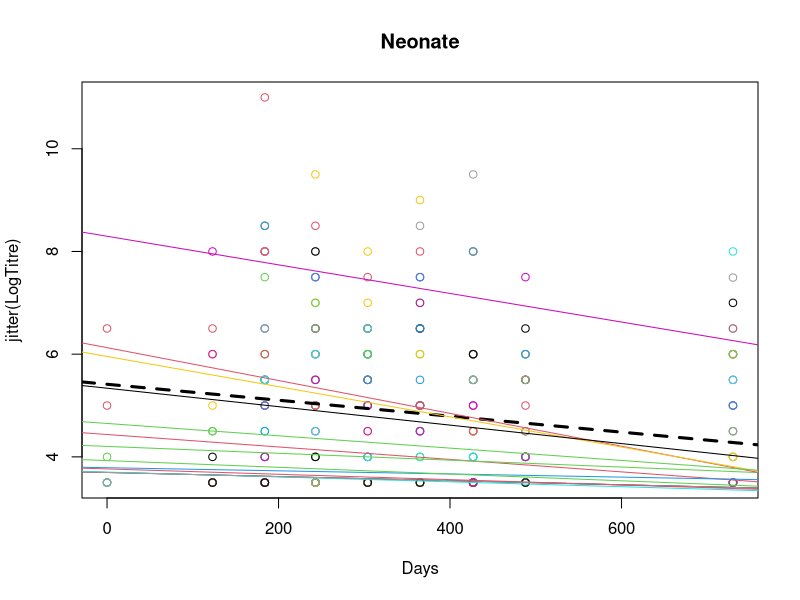
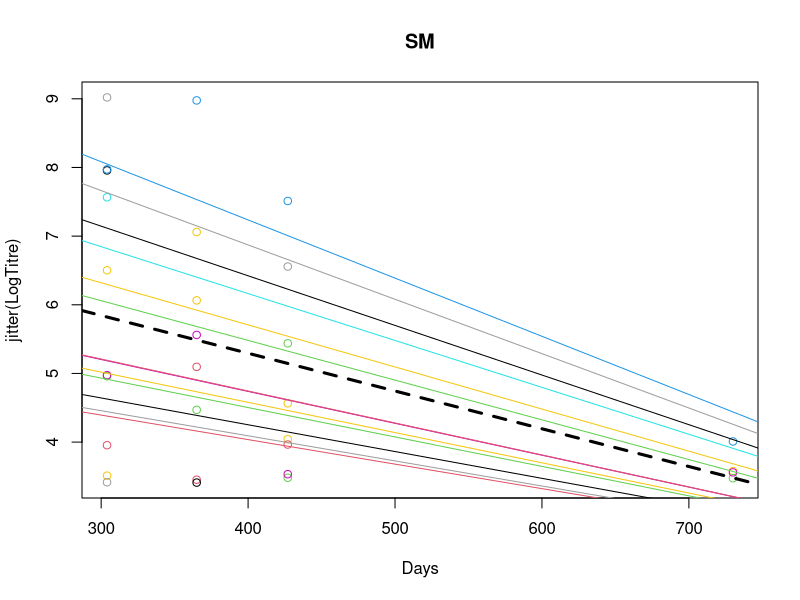

The R script that drew these images, in order: (Note: this script raises an error after producing the figures.)

######################################################
# captive bat sera anti-LBV analysis ALL POSITIVE ####
######################################################

## clear environment and load package
rm(list=ls())
library(lme4)

### 88 bats from 4 cohorts sampled over 3 years (10 sampling days)
### Age, sex, and titre recorded. Individuals sampled an average of 5.3 times.
## get data and check first few rows
captive=read.csv("Captive_sero_Jul2011.csv", header=T) 
head(captive) 

## rename codes in Age column
levels(captive$Age) <- list(B="Neonate", A="SM", JUV="Juv",SI="SI")
captive$Age = factor(captive$Age,labels=c("Neonate","SM","Juvenile","SIM"))
#is.factor(captive$Age)

summary(captive)

## omit NAs
captive1=na.omit(captive)

## from now on, work within the captive1 data frame
attach(captive1)
names(captive1)

## log linear model of Titre against Days
## with different fits for each Age group
per_group_model <- lmList(LogTitre ~ Days|Age, 
                          data=captive1)
## log linear model (means parameterization) of Titre against Days, Age,
## and interacting effects of Days & Age
overall_model <- lm(LogTitre ~ -1 + Days*Age, data=captive1)

## mixed effects log linear model of Titre only for Neonates
# fixed effects = days, 
# random effects = Days (continuous) | ID (categorical)
per_group_model_ranef <- lmer(LogTitre ~ Days + (Days | ID), 
                              data=captive1, subset=Age=="Neonate")
# get coefficients from this model
pg_coef.Neonate <- coef(per_group_model_ranef)$ID

# Average for whole Neonate group (can use median if preferred)
per_group_model.Neonate <- c(mean(pg_coef.Neonate$"(Intercept)"), mean(pg_coef.Neonate$Days))

## plot logTitre against Days, draw models for each indvidual (color coded) 
## and the group as a whole (black and dashed)
par(mfrow=c(1, 1))
plot(jitter(LogTitre) ~ Days, data=subset(captive1, Age=="Neonate"), 
     col=ID, main="Neonate")
abline(per_group_model.Neonate, col='black', lwd=3, lty=2)

for (i in 1:13)
{
  abline(pg_coef.Neonate[i,1], pg_coef.Neonate[i,2], col=rownames(pg_coef.Neonate)[i])
}

## Do the same for SM
# individual lmes
per_group_model_ranef <- lmer(LogTitre ~ Days + (Days | ID), 
                              data=captive1, subset=Age=="SM")
pg_coef.SM <- coef(per_group_model_ranef)$ID

# average lme
per_group_model.SM <- c(mean(pg_coef.SM$"(Intercept)"), mean(pg_coef.SM$Days))

# plot 
par(mfrow=c(1, 1))
plot(jitter(LogTitre) ~ Days, data=subset(captive1, Age=="SM"), 
     col=ID, main="SM")
abline(per_group_model.SM, col='black', lwd=3, lty=2)
for (i in 1:57)
{
  abline(pg_coef.SM[i,1], pg_coef.SM[i,2], col=rownames(pg_coef.SM)[i])
}

## Do the same for Juvenile
# individual lmes
per_group_model_ranef <- lmer(LogTitre ~ Days + (Days | ID), 
                              data=captive1, subset=Age=="Juvenile")
pg_coef.Juvenile <- coef(per_group_model_ranef)$ID

# average lm
per_group_model.Juvenile <- c(mean(pg_coef.Juvenile$"(Intercept)"), mean(pg_coef.Juvenile$Days))

# plot 
par(mfrow=c(1, 1))
plot(jitter(LogTitre) ~ Days, data=subset(captive1, Age=="Juvenile"), 
     col=ID, main="Juvenile")
abline(per_group_model.Juvenile, col='black', lwd=3, lty=2)
for (i in 1:8)
{
  abline(pg_coef.Juvenile[i,1], pg_coef.Juvenile[i,2], col=rownames(pg_coef.Juvenile)[i])
}

## Do the same for SIM
# individual lmes
per_group_model_ranef <- lmer(LogTitre ~ Days + (Days | ID), 
                              data=captive1, subset=Age=="SIM")
pg_coef.SIM <- coef(per_group_model_ranef)$ID

# average lm
per_group_model.SIM <- c(mean(pg_coef.SIM$"(Intercept)"), mean(pg_coef.SIM$Days))

# plot 
par(mfrow=c(1, 1))
plot(jitter(LogTitre) ~ Days, data=subset(captive1, Age=="SIM"), 
     col=ID, main="SIM")
abline(per_group_model.SIM, col='black', lwd=3, lty=2)
for (i in 1:11)
{
  abline(pg_coef.SIM[i,1], pg_coef.SIM[i,2], col=rownames(pg_coef.SIM)[i])
}
detach(captive1)
################
### Simulated clustered population

## define parameters
sd_ind   <- 0.1
sd_grp   <- 0.5
ovr_mean <- 5
num_ind  <- 10
meas_per_ind <- 10
ind_mean <- rnorm(num_ind, mean=ovr_mean, sd=sd_grp)

## create matrix with values
ind_val  <- matrix(0,num_ind,meas_per_ind)
for (i in 1:num_ind)
{
  ind_val[i,] <- rnorm(meas_per_ind, mean=ind_mean[i], sd=sd_ind)
}

## turn matrix into a data.frame and sort by id
x <- data.frame(id=rep(1:num_ind, meas_per_ind), 
                grp=rep(rep(c("A", "B"), each=num_ind/2), meas_per_ind), 
                val=as.vector(ind_val))
x <- x[order(x$id),]

## Show difference between regular linear model and mixed effects model 
# fixed effects = grp, random effects = id (categorical)
summary(lmer(val ~ grp + (1|id), data=x))
# no random effects
summary(lm(val ~ grp, data=x))

